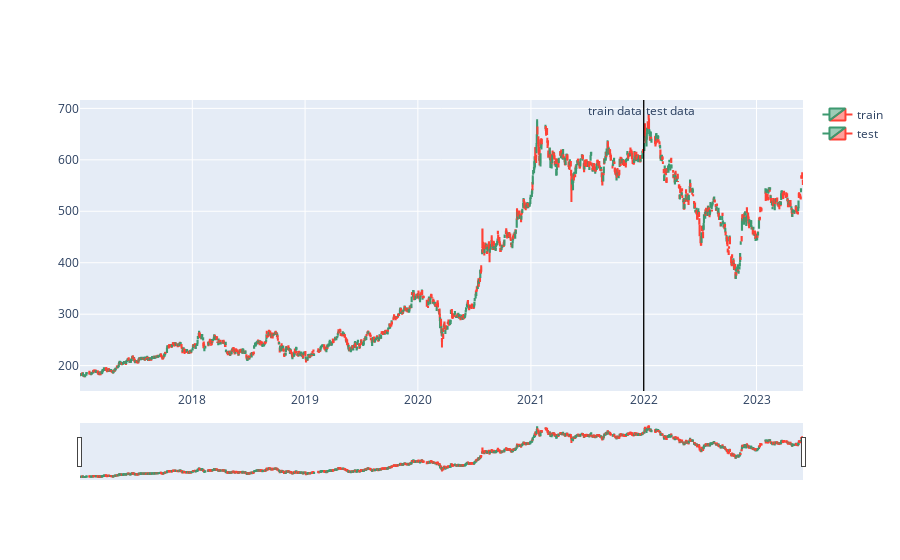

This figure's notebook cell:
### Code cell
# canndle stick char
def plot_train_test(train, test, data_split):

    data = [
        Candlestick(x = train.index, open = train['open'], high = train['max'], low = train['min'], close = train['close'], name = 'train'),
        Candlestick(x = test.index, open = test['open'], high = test['max'], low = test['min'], close = test['close'], name = 'test'),
    ]
    layout = {
        'shapes': [
            {'x0': date_split, 'x1': date_split, 'y0': 0, 'y1': 1, 'xref': 'x', 'yref': 'paper', 'line': {'color': 'rgb(0,0,0)', 'width': 1}}
        ],
        'annotations':[
            {'x': data_split, 'y':1.0, 'xref':'x', 'yref':'paper', 'showarrow':False,  'xanchor':'left', 'text':'test data'},
            {'x': data_split, 'y':1.0, 'xref':'x', 'yref':'paper', 'showarrow':False,  'xanchor':'right', 'text':'train data'}
        ]
    }

    figure = Figure(data = data, layout = layout)
    iplot(figure)

plot_train_test(train, test, date_split)

### Figure 1 — Plotly figure (JSON) as saved in the notebook; plotly's stock layout.template omitted (floating-point values rounded to 4 significant figures; data arrays with more than 128 entries replaced by an {"elided": "..."} marker saying what was removed)
{"data": [{"close": {"elided": "1224 float values"}, "high": {"elided": "1224 float values"}, "low": {"elided": "1224 float values"}, "name": "train", "open": {"elided": "1224 float values"}, "type": "candlestick", "x": {"elided": "1224 str values"}}, {"close": {"elided": "339 float values"}, "high": {"elided": "339 float values"}, "low": {"elided": "339 float values"}, "name": "test", "open": {"elided": "339 float values"}, "type": "candlestick", "x": {"elided": "339 str values"}}], "layout": {"annotations": [{"showarrow": false, "text": "test data", "x": "2022-01-01", "xanchor": "left", "xref": "x", "y": 1, "yref": "paper"}, {"showarrow": false, "text": "train data", "x": "2022-01-01", "xanchor": "right", "xref": "x", "y": 1, "yref": "paper"}], "shapes": [{"line": {"color": "rgb(0,0,0)", "width": 1}, "x0": "2022-01-01", "x1": "2022-01-01", "xref": "x", "y0": 0, "y1": 1, "yref": "paper"}]}}
